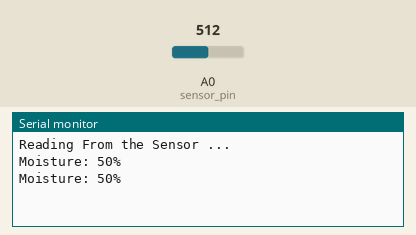
Recording of a sketch running on a simulated Arduino Uno, built with avr-gcc and run on an emulated ATmega328P. Shown: the last lines printed to the serial monitor. The test bench sets the inputs (shaded band); at power-on: A0 (sensor_pin) = 512.

Above: at 1.8 s.
1.9 s: A0 (sensor_pin) set to 716
At 2.8 s:
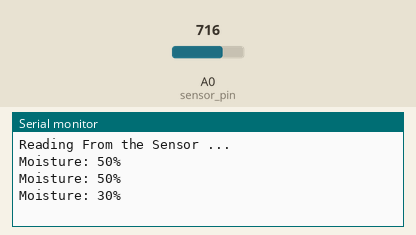
3.4 s: A0 (sensor_pin) set to 900
At 4.6 s:
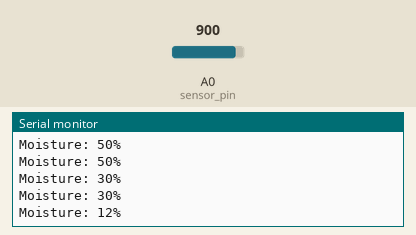
Timing chart, 0 to 6.4 s (numbered marks = the images above; inputs shaded):
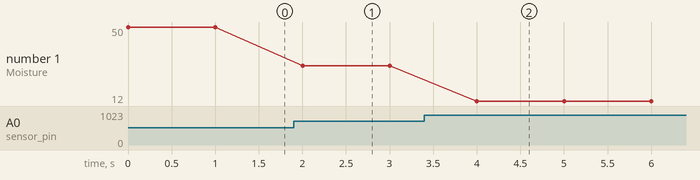

The sketch:

moisture.ino
```cpp
int sensor_pin = A0;
int output_value ;

void setup() {
  Serial.begin(115200);
  Serial.println("Reading From the Sensor ...");
}

void loop() {
  output_value = analogRead(sensor_pin);
  output_value = 1024 - output_value;
  output_value = map(output_value, 0, 1024, 0, 100);

  Serial.print("Moisture: ");
  Serial.print(output_value);
  Serial.println("%");

  delay(1000);
}
```

Measured:
- after the input at 1.9 s, the serial monitor: prints a new line after 0.10 s (image 1)
- after the input at 3.4 s, the serial monitor: prints a new line after 0.60 s (image 2)
- plotted number 1: 50 → 30 after the input at 1.9 s, 30 → 12 after the input at 3.4 s
